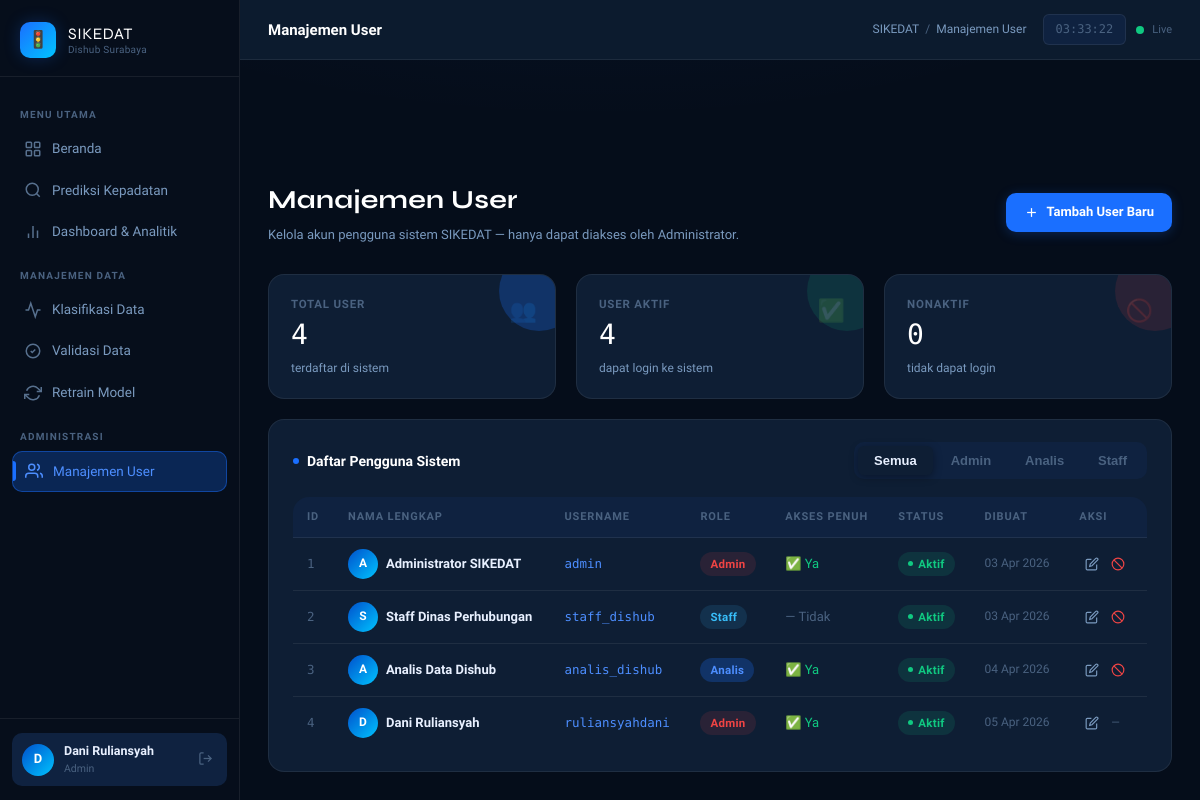
Page /users (signed in) on the committed database.
### models.py (models this page shows, shortened)
class User(UserMixin, db.Model):
    __tablename__ = 'users'
    id           = db.Column(db.Integer, primary_key=True)
    username     = db.Column(db.String(80), unique=True, nullable=False)
    password     = db.Column(db.String(200), nullable=False)  # disimpan ter-hash
    nama_lengkap = db.Column(db.String(150), nullable=True)
    role_id      = db.Column(db.Integer, db.ForeignKey('roles.id'), nullable=False)
    is_active    = db.Column(db.Boolean, default=True)
    created_at   = db.Column(db.DateTime, default=datetime.utcnow)
    dataset_diklasifikasi = db.relationship(
        'Dataset',
        foreign_keys='Dataset.classified_by',
        backref='pengklasifikasi',
        lazy=True
    )
    dataset_divalidasi = db.relationship(
        'Dataset',
        foreign_keys='Dataset.validated_by',
        backref='validator',
        lazy=True
    )
    retrain_dilakukan = db.relationship(
        'RetrainHistory',
        backref='operator',
        lazy=True
    )
    @property
    def has_full_access(self):
        return self.role.akses_penuh if self.role else False

class Role(db.Model):
    __tablename__ = 'roles'
    id          = db.Column(db.Integer, primary_key=True)
    nama        = db.Column(db.String(50), unique=True, nullable=False)
    deskripsi   = db.Column(db.String(200), nullable=True)
    akses_penuh = db.Column(db.Boolean, default=False, nullable=False)
    users = db.relationship('User', backref='role', lazy=True)

### app.py (the view)
@app.route('/users')
@admin_required
def users_list():
    semua_user = User.query.order_by(User.id).all()
    semua_role = Role.query.all()
    return render_template('users.html',
        semua_user=semua_user, semua_role=semua_role, mode='list')

### app.py (called while the page is built)
@login_manager.user_loader
def load_user(user_id):
    return User.query.get(int(user_id))

def admin_required(f):
    @wraps(f)
    def decorated(*args, **kwargs):
        if not current_user.is_authenticated:
            flash('Silakan login untuk mengakses halaman ini.', 'warning')
            return redirect(url_for('auth.login'))
        if not current_user.role or current_user.role.nama != 'admin':
            abort(403)
        return f(*args, **kwargs)
    return decorated

@app.context_processor
def inject_globals():
    return {'now': datetime.utcnow()}

### templates/users.html (shortened to what this page needs)
{% extends "base.html" %}
{% block page_title %}Manajemen User{% endblock %}
{% block breadcrumb %}Manajemen User{% endblock %}
{% block content %}
<div class="page-header">
  <div class="flex items-center justify-between flex-wrap gap-3">
    <div>
      <h1>Manajemen User</h1>
      <p>Kelola akun pengguna sistem SIKEDAT — hanya dapat diakses oleh Administrator.</p>
    </div>
    {% if mode != 'create' and mode != 'edit' %}
    <a href="{{ url_for('users_create') }}" class="btn btn-primary">
      <svg width="15" height="15" viewBox="0 0 24 24" fill="none"
           stroke="currentColor" stroke-width="2">
        <line x1="12" y1="5" x2="12" y2="19"/>
        <line x1="5" y1="12" x2="19" y2="12"/>
      </svg>
      Tambah User Baru
    </a>
    {% endif %}
  </div>
</div>
{% if mode == 'list' %}
<div class="grid grid-3 fade-in" style="margin-bottom: 20px;">
  <div class="stat-card fade-in delay-1">
    <span class="stat-icon">👥</span>
    <div class="stat-label">Total User</div>
    <div class="stat-value">{{ semua_user | length }}</div>
    <div class="stat-meta">terdaftar di sistem</div>
  </div>
  <div class="stat-card success fade-in delay-2">
    <span class="stat-icon">✅</span>
    <div class="stat-label">User Aktif</div>
    <div class="stat-value">{{ semua_user | selectattr('is_active') | list | length }}</div>
    <div class="stat-meta">dapat login ke sistem</div>
  </div>
  <div class="stat-card danger fade-in delay-3">
    <span class="stat-icon">🚫</span>
    <div class="stat-label">Nonaktif</div>
    <div class="stat-value">{{ semua_user | rejectattr('is_active') | list | length }}</div>
    <div class="stat-meta">tidak dapat login</div>
  </div>
</div>
<div class="card fade-in delay-2">
  <div class="card-header">
    <div class="card-title">
      <span class="dot"></span>Daftar Pengguna Sistem
    </div>
    <div class="tabs">
      <button class="tab active" onclick="filterRole('semua', this)">Semua</button>
      {% for role in semua_role %}
      <button class="tab" onclick="filterRole('{{ role.nama }}', this)">
        {{ role.nama | capitalize }}
      </button>
      {% endfor %}
    </div>
  </div>
  <div class="table-wrapper">
    <table id="userTable">
      <thead>
        <tr>
          <th>ID</th>
          <th>Nama Lengkap</th>
          <th>Username</th>
          <th>Role</th>
          <th>Akses Penuh</th>
          <th>Status</th>
          <th>Dibuat</th>
          <th>Aksi</th>
        </tr>
      </thead>
      <tbody>
        {% for u in semua_user %}
        <tr data-role="{{ u.role.nama if u.role else '' }}">
          <td class="td-mono" style="color:var(--text-muted);">{{ u.id }}</td>
          <td style="font-weight:600;">
            <div class="flex items-center gap-2">
              <div style="
                width:30px;height:30px;border-radius:50%;flex-shrink:0;
                background:linear-gradient(135deg,var(--primary-dark),var(--cyan));
                display:flex;align-items:center;justify-content:center;
                font-size:12px;font-weight:700;color:#fff;
              ">
                {{ u.nama_lengkap[0].upper() if u.nama_lengkap else u.username[0].upper() }}
              </div>
              {{ u.nama_lengkap or '—' }}
            </div>
          </td>
          <td class="td-mono" style="color:var(--primary-light);">{{ u.username }}</td>
          <td>
            {% if u.role %}
            {% set role_colors = {'admin': 'danger', 'analis': 'primary', 'staff': 'info'} %}
            <span class="badge badge-{{ role_colors.get(u.role.nama, 'info') }}">
              {{ u.role.nama | capitalize }}
            </span>
            {% else %}
            <span style="color:var(--text-muted);">—</span>
            {% endif %}
          </td>
          <td>
            {% if u.has_full_access %}
            <span style="color:var(--success);">✅ Ya</span>
            {% else %}
            <span style="color:var(--text-muted);">— Tidak</span>
            {% endif %}
          </td>
          <td>
            {% if u.is_active %}
            <span class="badge badge-success"><span class="dot"></span>Aktif</span>
            {% else %}
            <span class="badge badge-danger"><span class="dot"></span>Nonaktif</span>
            {% endif %}
          </td>
          <td style="font-size:12px;color:var(--text-muted);">
            {{ u.created_at.strftime('%d %b %Y') if u.created_at else '—' }}
          </td>
          <td>
            <div class="flex items-center gap-1">
              <a href="{{ url_for('users_edit', user_id=u.id) }}"
                 class="btn btn-ghost btn-icon-sm" title="Edit User">
                <svg width="14" height="14" viewBox="0 0 24 24" fill="none"
                     stroke="currentColor" stroke-width="2">
                  <path d="M11 4H4a2 2 0 0 0-2 2v14a2 2 0 0 0 2 2h14a2 2 0 0 0 2-2v-7"/>
                  <path d="M18.5 2.5a2.121 2.121 0 0 1 3 3L12 15l-4 1 1-4 9.5-9.5z"/>
                </svg>
              </a>
              {% if u.id != current_user.id %}
              <form method="POST"
                    action="{{ url_for('users_toggle', user_id=u.id) }}"
                    style="display:inline;"
                    onsubmit="return confirm('{{ 'Nonaktifkan' if u.is_active else 'Aktifkan' }} user {{ u.username }}?')">
                <button type="submit"
                        class="btn btn-ghost btn-icon-sm"
                        title="{{ 'Nonaktifkan' if u.is_active else 'Aktifkan' }}"
                        style="color:{{ 'var(--danger)' if u.is_active else 'var(--success)' }};">
                  {% if u.is_active %}
                  <svg width="14" height="14" viewBox="0 0 24 24" fill="none"
                       stroke="currentColor" stroke-width="2">
                    <circle cx="12" cy="12" r="10"/>
                    <line x1="4.93" y1="4.93" x2="19.07" y2="19.07"/>
                  </svg>
                  {% else %}
                  <svg width="14" height="14" viewBox="0 0 24 24" fill="none"
                       stroke="currentColor" stroke-width="2">
                    <path d="M22 11.08V12a10 10 0 1 1-5.93-9.14"/>
                    <polyline points="22 4 12 14.01 9 11.01"/>
                  </svg>
                  {% endif %}
                </button>
              </form>
              {% else %}
              <span style="font-size:11px;color:var(--text-muted);padding:0 6px;">—</span>
              {% endif %}
            </div>
          </td>
        </tr>
        {% endfor %}
      </tbody>
    </table>
  </div>
</div>
{% endif %}
{% endblock %}

### templates/base.html (shortened to what this page needs)
<!DOCTYPE html>
<html lang="id">
<head>
  <link rel="stylesheet" href="{{ url_for('static', filename='css/style.css') }}" />
</head>
<body>
<div class="layout">
  <aside class="sidebar" id="sidebar">
    <div class="sidebar-logo">
      <div class="sidebar-logo-icon">🚦</div>
      <div class="sidebar-logo-text">
        <span class="brand">SIKEDAT</span>
        <span class="sub">Dishub Surabaya</span>
      </div>
    </div>
    <nav class="sidebar-nav">
      <div class="nav-section-label">Menu Utama</div>
      <a href="{{ url_for('index') }}"
         class="nav-item {% if request.endpoint == 'index' %}active{% endif %}">
        <svg class="icon" viewBox="0 0 24 24" fill="none" stroke="currentColor" stroke-width="2">
          <rect x="3" y="3" width="7" height="7" rx="1"/>
          <rect x="14" y="3" width="7" height="7" rx="1"/>
          <rect x="3" y="14" width="7" height="7" rx="1"/>
          <rect x="14" y="14" width="7" height="7" rx="1"/>
        </svg>
        Beranda
      </a>
      <a href="{{ url_for('prediksi') }}"
         class="nav-item {% if request.endpoint == 'prediksi' %}active{% endif %}">
        <svg class="icon" viewBox="0 0 24 24" fill="none" stroke="currentColor" stroke-width="2">
          <circle cx="11" cy="11" r="8"/>
          <line x1="21" y1="21" x2="16.65" y2="16.65"/>
        </svg>
        Prediksi Kepadatan
      </a>
      {% if current_user.is_authenticated %}
      <a href="{{ url_for('dashboard') }}"
         class="nav-item {% if request.endpoint == 'dashboard' %}active{% endif %}">
        <svg class="icon" viewBox="0 0 24 24" fill="none" stroke="currentColor" stroke-width="2">
          <line x1="18" y1="20" x2="18" y2="10"/>
          <line x1="12" y1="20" x2="12" y2="4"/>
          <line x1="6" y1="20" x2="6" y2="14"/>
        </svg>
        Dashboard &amp; Analitik
      </a>
      {% if current_user.has_full_access %}
      <div class="nav-section-label">Manajemen Data</div>
      <a href="{{ url_for('classifier') }}"
         class="nav-item {% if request.endpoint == 'classifier' %}active{% endif %}">
        <svg class="icon" viewBox="0 0 24 24" fill="none" stroke="currentColor" stroke-width="2">
          <polyline points="22 12 18 12 15 21 9 3 6 12 2 12"/>
        </svg>
        Klasifikasi Data
      </a>
      <a href="{{ url_for('validasi') }}"
         class="nav-item {% if request.endpoint == 'validasi' %}active{% endif %}">
        <svg class="icon" viewBox="0 0 24 24" fill="none" stroke="currentColor" stroke-width="2">
          <path d="M9 12l2 2 4-4"/>
          <path d="M21 12c0 4.97-4.03 9-9 9S3 16.97 3 12 7.03 3 12 3s9 4.03 9 9z"/>
        </svg>
        Validasi Data
      </a>
      <a href="{{ url_for('retrain_model') }}"
         class="nav-item {% if request.endpoint == 'retrain_model' %}active{% endif %}">
        <svg class="icon" viewBox="0 0 24 24" fill="none" stroke="currentColor" stroke-width="2">
          <polyline points="23 4 23 10 17 10"/>
          <polyline points="1 20 1 14 7 14"/>
          <path d="M3.51 9a9 9 0 0 1 14.85-3.36L23 10M1 14l4.64 4.36A9 9 0 0 0 20.49 15"/>
        </svg>
        Retrain Model
      </a>
      {% endif %}
      {% if current_user.role and current_user.role.nama == 'admin' %}
      <div class="nav-section-label">Administrasi</div>
      <a href="{{ url_for('users_list') }}"
         class="nav-item {% if 'users' in request.endpoint %}active{% endif %}">
        <svg class="icon" viewBox="0 0 24 24" fill="none" stroke="currentColor" stroke-width="2">
          <path d="M17 21v-2a4 4 0 0 0-4-4H5a4 4 0 0 0-4 4v2"/>
          <circle cx="9" cy="7" r="4"/>
          <path d="M23 21v-2a4 4 0 0 0-3-3.87"/>
          <path d="M16 3.13a4 4 0 0 1 0 7.75"/>
        </svg>
        Manajemen User
      </a>
      {% endif %}
      {% endif %}
    </nav>
    <div class="sidebar-footer">
      {% if current_user.is_authenticated %}
      <div class="sidebar-user">
        <div class="user-avatar">
          {{ current_user.nama_lengkap[0].upper() if current_user.nama_lengkap else current_user.username[0].upper() }}
        </div>
        <div class="user-info">
          <div class="name">{{ current_user.nama_lengkap or current_user.username }}</div>
          <div class="role">{{ current_user.role.nama | capitalize if current_user.role else '—' }}</div>
        </div>
        <a href="{{ url_for('auth.logout') }}" class="logout-btn" title="Keluar">
          <svg width="15" height="15" viewBox="0 0 24 24" fill="none" stroke="currentColor" stroke-width="2">
            <path d="M9 21H5a2 2 0 0 1-2-2V5a2 2 0 0 1 2-2h4"/>
            <polyline points="16 17 21 12 16 7"/>
            <line x1="21" y1="12" x2="9" y2="12"/>
          </svg>
        </a>
      </div>
      {% else %}
      <a href="{{ url_for('auth.login') }}" class="btn btn-primary w-full btn-sm">
        🔐 Login Dishub
      </a>
      {% endif %}
    </div>
  </aside>
  <div class="main-content">
    <header class="topbar">
      <div class="topbar-title">{% block page_title %}{% endblock %}</div>
      <div class="topbar-breadcrumb">
        <span>SIKEDAT</span>
        <span class="sep">/</span>
        <span>{% block breadcrumb %}{% endblock %}</span>
      </div>
      <div class="topbar-actions">
        <div class="topbar-time" id="live-clock">--:--:--</div>
        <div class="flex items-center gap-2">
          <div class="live-dot"></div>
          <span style="font-size:11px;color:var(--text-muted);">Live</span>
        </div>
      </div>
    </header>
    <div class="page-content" style="padding-bottom: 0; padding-top: 0;">
    </div>
    <main class="page-content">
      {% block content %}{% endblock %}
    </main>
  </div>
</div>
</body>
</html>

### rows in the picture
User: nama_lengkap "D", nama_lengkap "Dani Ruliansyah", id "4", username "ruliansyahdani", role.nama "Admin", shows "✅ Ya", is_active True (drawn), created_at "05 Apr 2026"
Role: role.nama "Admin", nama "Admin"
Role: nama "Analis"
Role: nama "Staff"
User: id "1", nama_lengkap "A", nama_lengkap "Administrator SIKEDAT", username "admin", role.nama "Admin", shows "✅ Ya", is_active True (drawn), created_at "03 Apr 2026"
User: id "2", nama_lengkap "S", nama_lengkap "Staff Dinas Perhubungan", username "staff_dishub", role.nama "Staff", shows "— Tidak", is_active True (drawn), created_at "03 Apr 2026"
User: id "3", nama_lengkap "A", nama_lengkap "Analis Data Dishub", username "analis_dishub", role.nama "Analis", shows "✅ Ya", is_active True (drawn), created_at "04 Apr 2026"

### other values in the picture
{{ semua_user | length }} "4"
{{ semua_user | selectattr('is_active') | list | length }} "4"
{{ semua_user | rejectattr('is_active') | list | length }} "0"
